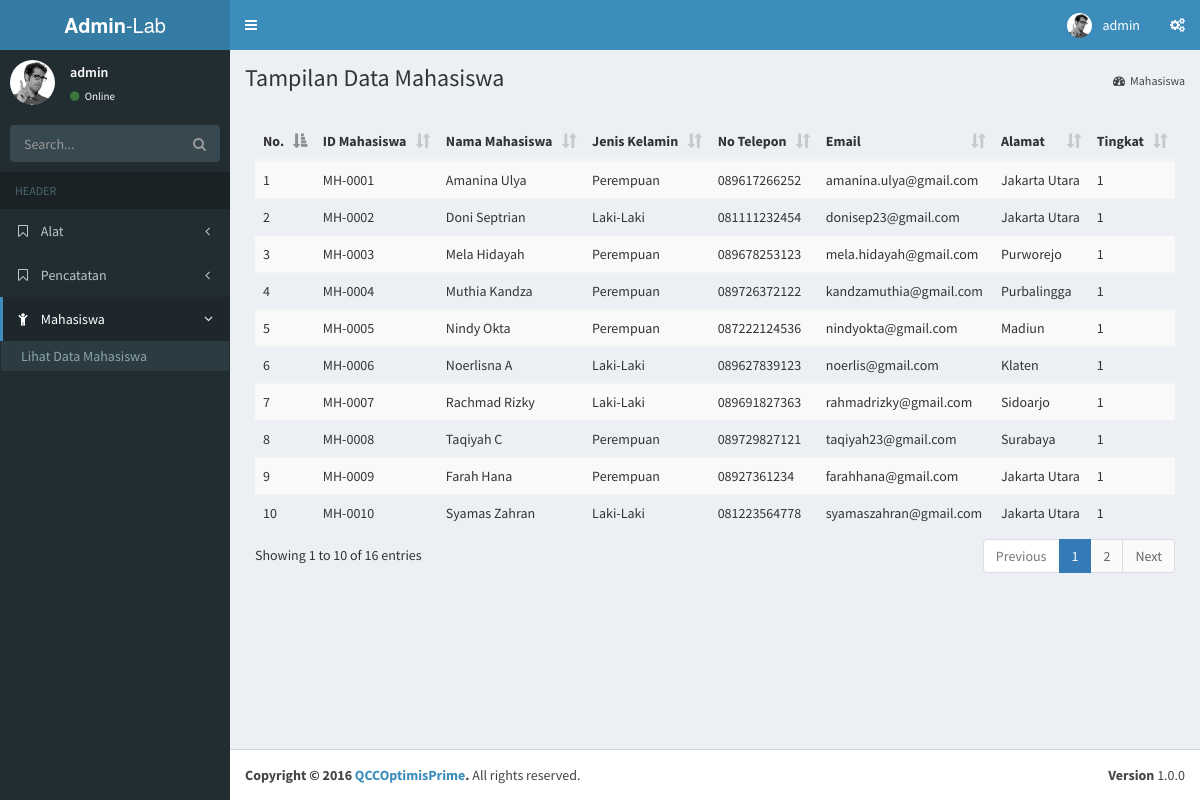
Screenshot of /production/viewmahasiswa.php (signed in) with the database file from the repository.
### tables this page shows
CREATE TABLE IF NOT EXISTS `mahasiswa` (
  `idmahasiswa` varchar(10) NOT NULL,
  `namamhs` varchar(50) NOT NULL,
  `jeniskelamin` varchar(20) NOT NULL,
  `notelp` varchar(15) NOT NULL,
  `email` varchar(50) NOT NULL,
  `alamat` varchar(100) NOT NULL,
  `tingkat` int(11) DEFAULT NULL
);

### production/viewmahasiswa.php (the view, shortened to what this page needs)
<!DOCTYPE html>
<html>
<head>
  <link rel="stylesheet" href="../bower_components/bootstrap/dist/css/bootstrap.min.css">
  <link rel="stylesheet" href="../bower_components/font-awesome/css/font-awesome.min.css">
  <link rel="stylesheet" href="../bower_components/Ionicons/css/ionicons.min.css">
  <link rel="stylesheet" href="../dist/css/AdminLTE.min.css">
  <link rel="stylesheet" href="../dist/css/skins/skin-blue.min.css">
  <link rel="stylesheet" href="../bower_components/datatables.net-bs/css/dataTables.bootstrap.min.css">
</head>
<body class="hold-transition skin-blue layout-boxed sidebar-mini">
<div class="wrapper">
  <header class="main-header">
    <a href="home.php" class="logo">
      <span class="logo-lg"><b>Admin</b>-Lab</span>
    </a>
    <nav class="navbar navbar-static-top" role="navigation">
      <a href="#" class="sidebar-toggle" data-toggle="push-menu" role="button">
      </a>
      <div class="navbar-custom-menu">
        <ul class="nav navbar-nav">
          <li class="dropdown user user-menu">
            <a href="#" class="dropdown-toggle" data-toggle="dropdown">
              <img src="../dist/img/user2-160x160.jpg" class="user-image" alt="User Image">
              <span class="hidden-xs"><?php echo $_SESSION['nama']; ?></span>
            </a>
          </li>
          <li>
            <a href="#" data-toggle="control-sidebar"><i class="fa fa-gears"></i></a>
          </li>
        </ul>
      </div>
    </nav>
  </header>
  <aside class="main-sidebar">
    <section class="sidebar">
      <div class="user-panel">
        <div class="pull-left image">
          <img src="../dist/img/user2-160x160.jpg" class="img-circle" alt="User Image">
        </div>
        <div class="pull-left info">
          <p><?php echo $_SESSION['nama']; ?></p>
          <a href="#"><i class="fa fa-circle text-success"></i> Online</a>
        </div>
      </div>
      <form action="#" method="get" class="sidebar-form">
        <div class="input-group">
          <input type="text" name="q" class="form-control" placeholder="Search...">
          <span class="input-group-btn">
              <button type="submit" name="search" id="search-btn" class="btn btn-flat"><i class="fa fa-search"></i>
              </button>
            </span>
        </div>
      </form>
      <ul class="sidebar-menu" data-widget="tree">
        <li class="header">HEADER</li>
        <li class="treeview">
          <a href="#"><i class="fa fa-bookmark-o"></i> <span>Alat</span>
            <span class="pull-right-container">
                <i class="fa fa-angle-left pull-right"></i>
              </span>
          </a>
        </li>
        <li class="treeview">
          <a href="#"><i class="fa fa-bookmark-o"></i> <span>Pencatatan</span>
            <span class="pull-right-container">
                <i class="fa fa-angle-left pull-right"></i>
              </span>
          </a>
        </li>
        <li class="treeview active">
          <a href="#"><i class="fa fa-child"></i> <span>Mahasiswa</span>
            <span class="pull-right-container">
                <i class="fa fa-angle-left pull-right"></i>
              </span>
          </a>
          <ul class="treeview-menu">
            <li><a href="viewmahasiswa.php">Lihat Data Mahasiswa</a></li>
          </ul>
        </li>
      </ul>
    </section>
  </aside>
  <div class="content-wrapper">
    <section class="content-header">
      <h1>
        Tampilan Data Mahasiswa
      </h1>
      <ol class="breadcrumb">
        <li><a href="mahasiswa.php"><i class="fa fa-dashboard"></i>Mahasiswa</a></li>
      </ol>
    </section>
    <section class="content container-fluid">
        <div class="box-body">
        <table id="example2" class="table table-striped">
          <thead>
          <tr>
            <th>
              No.
            </th>
            <th>
              ID Mahasiswa
            </th>
            <th>
              Nama Mahasiswa
            </th>
            <th>
              Jenis Kelamin
            </th>
            <th>
              No Telepon
            </th>
            <th>
              Email
            </th>
            <th>
              Alamat
            </th>
            <th>
              Tingkat
            </th>
          </tr>
          </thead>
          <tbody>
          <?php
            $baris = 1;
            $view = mysql_query("select * from Mahasiswa");
            while($row = mysql_fetch_array($view))
            {
              ?>
              <tr>
                <td>
                  <?php echo $baris; ?>
                </td>
                <td>
                  <?php echo $row['idmahasiswa']; ?>
                </td>
                <td>
                  <?php echo $row['namamhs']; ?>
                </td>
                <td>
                  <?php echo $row['jeniskelamin']; ?>
                </td>
                <td>
                  <?php echo $row['notelp']; ?>
                </td>
                <td>
                  <?php echo $row['email']; ?>
                </td>
                <td>
                  <?php echo $row['alamat']; ?>
                </td>
                <td>
                  <?php echo $row['tingkat']; ?>
                </td>
              </tr>
              <?php
              $baris ++;
            }
          ?>
          </tbody>
        </table>
        </div>
    </section>
  </div>
  <footer class="main-footer">
    <div class="pull-right hidden-xs">
      <b>Version</b> 1.0.0
    </div>
    <strong>Copyright &copy; 2016 <a href="#">QCCOptimisPrime</a>.</strong> All rights reserved.
  </footer>
</div>
</body>
</html>

### rows the page displays
mahasiswa: idmahasiswa "MH-0001", namamhs "Amanina Ulya", jeniskelamin "Perempuan", notelp "089617266252", email "amanina.ulya@gmail.com", alamat "Jakarta Utara", tingkat "1"
mahasiswa: idmahasiswa "MH-0002", namamhs "Doni Septrian", jeniskelamin "Laki-Laki", notelp "081111232454", email "donisep23@gmail.com", alamat "Jakarta Utara", tingkat "1"
mahasiswa: idmahasiswa "MH-0003", namamhs "Mela Hidayah", jeniskelamin "Perempuan", notelp "089678253123", email "mela.hidayah@gmail.com", alamat "Purworejo", tingkat "1"
mahasiswa: idmahasiswa "MH-0004", namamhs "Muthia Kandza", jeniskelamin "Perempuan", notelp "089726372122", email "kandzamuthia@gmail.com", alamat "Purbalingga", tingkat "1"
mahasiswa: idmahasiswa "MH-0005", namamhs "Nindy Okta", jeniskelamin "Perempuan", notelp "087222124536", email "nindyokta@gmail.com", alamat "Madiun", tingkat "1"
mahasiswa: idmahasiswa "MH-0006", namamhs "Noerlisna A", jeniskelamin "Laki-Laki", notelp "089627839123", email "noerlis@gmail.com", alamat "Klaten", tingkat "1"
mahasiswa: idmahasiswa "MH-0007", namamhs "Rachmad Rizky", jeniskelamin "Laki-Laki", notelp "089691827363", email "rahmadrizky@gmail.com", alamat "Sidoarjo", tingkat "1"
mahasiswa: idmahasiswa "MH-0008", namamhs "Taqiyah C", jeniskelamin "Perempuan", notelp "089729827121", email "taqiyah23@gmail.com", alamat "Surabaya", tingkat "1"
mahasiswa: idmahasiswa "MH-0009", namamhs "Farah Hana", jeniskelamin "Perempuan", notelp "08927361234", email "farahhana@gmail.com", alamat "Jakarta Utara", tingkat "1"
mahasiswa: idmahasiswa "MH-0010", namamhs "Syamas Zahran", jeniskelamin "Laki-Laki", notelp "081223564778", email "syamaszahran@gmail.com", alamat "Jakarta Utara", tingkat "1"

### other values shown
$_SESSION['nama'] "admin"
